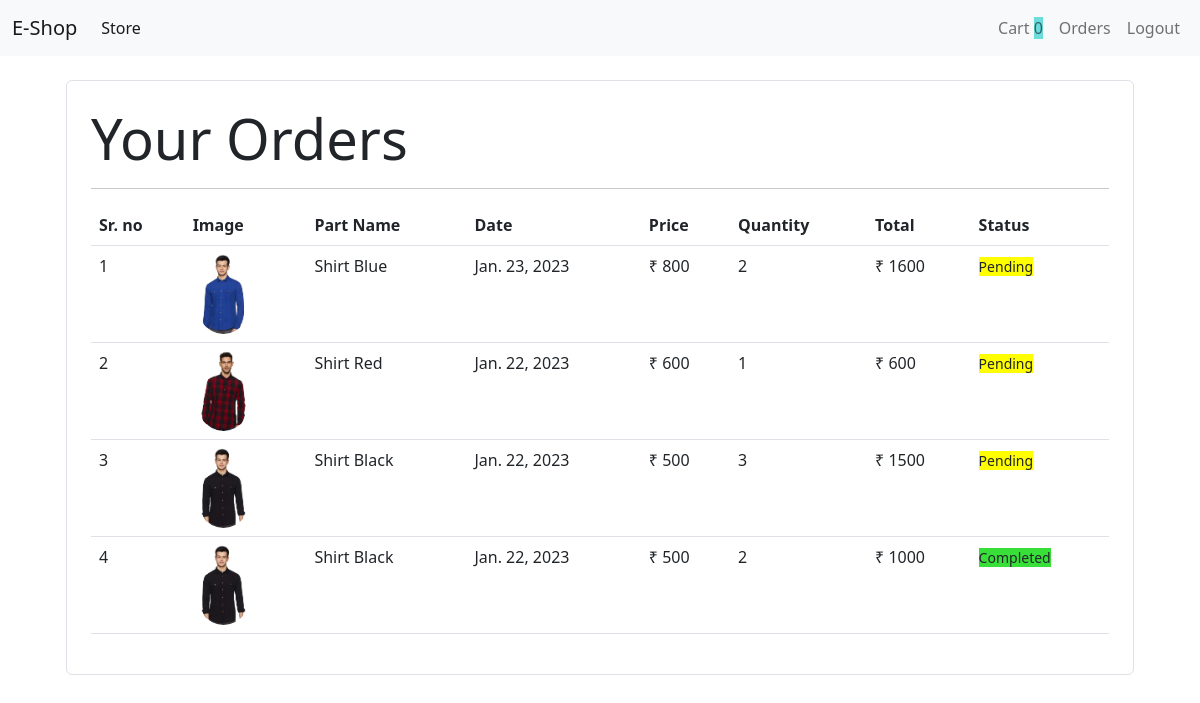
Page /orders (signed in) on the committed database.
### Store/models/orders.py (models this page shows, shortened)
class Order(models.Model):
 product=models.ForeignKey(Product, on_delete=models.CASCADE)
 customer=models.ForeignKey(Customer, on_delete=models.CASCADE)
 quantity=models.IntegerField(default=1)
 price=models.IntegerField()
 address=models.CharField(max_length=50, default='', blank=True)
 phone=models.CharField(max_length=50, default='', blank=True)
 date=models.DateField(default=datetime.datetime.today)
 status=models.BooleanField(default=False)
 @staticmethod
 def get_orders_by_customer(customer_id):
   return Order.objects.filter(customer=customer_id).order_by("-date")

### Store/models/product.py (models this page shows, shortened)
class Product(models.Model):
    name=models.CharField(max_length=50)
    price=models.IntegerField(default=0)
    category=models.ForeignKey(Category, on_delete=models.CASCADE, default=1)
    description=models.CharField(max_length=200 , default='', null=True, blank=True)
    image=models.ImageField(upload_to='uploads/products/')

### Store/middleware/auth.py (the view)
    def middleware(request):
       returnUrl=request.META['PATH_INFO']
       print(request.META['PATH_INFO'])
       if not request.session.get('customer'):
         return redirect(f'login?return_url={returnUrl}')
       response = get_response(request)
       return response

### Store/templatetags/custom_filter.py (called while the page is built)
@register.filter(name="currency")
def currency(number):
   return "₹ "+str(number)

@register.filter(name="multiply")
def multiply(number1, number2):
   return number1*number2

### Store/views/orders.py (called while the page is built)
    def get(self, request):
     customer=request.session.get('customer')
     orders=Order.get_orders_by_customer(customer)
     print(orders)
     return render(request, "orders.html", {"orders": orders})

### Store/templates/orders.html
{% extends 'base.html' %}
{% block content %}
{% load cart %}
{% load custom_filter %}
<div class="container">
<div class="border rounded p-4 m-4">
    <p class="display-4 pl-4 ml-4">Your Orders</p>
    <hr>
    <table class="table">
        <thead>
            <tr>
                <th>Sr. no</th>
                <th>Image</th>
                <th>Part Name</th>
                <th>Date</th>
                <th>Price</th>
                <th>Quantity</th>
                <th>Total</th>
                <th>Status</th>
            </tr>
        </thead>
        <tbody>
            {% for order in orders %}
            <tr>
                <td>{{forloop.counter}}</td>
                <td><img style="height:80px;" class="rounded-circle" src="{{order.product.image.url}}" alt=""></td>
                <td>{{order.product.name}}</td>
                <td>{{order.date}}</td>
                <td>{{order.price|currency}}</td>
                <td>{{order.quantity}}</td>
                <td>{{order.quantity|multiply:order.price|currency}}</td>
                {% if order.status %}
                <td><small style="background-color: rgb(57, 223, 57);">Completed</small></td>
                {% else %}
                <td><small style="background-color: yellow;">Pending</small></td>
                {% endif %}
            </tr>
           {% endfor %}
        </tbody>
    </table>
</div>
</div>
{% endblock %}

### rows in the picture
Order: product.image (picture), product.name "Shirt Blue", date "Jan. 23, 2023", price "₹ 800", quantity "2", quantity|multiply "₹ 1600", status "Pending"
Order: product.image (picture), product.name "Shirt Red", date "Jan. 22, 2023", price "₹ 600", quantity "1", quantity|multiply "₹ 600", status "Pending"
Order: product.image (picture), product.name "Shirt Black", date "Jan. 22, 2023", price "₹ 500", quantity "3", quantity|multiply "₹ 1500", status "Pending"
Order: product.image (picture), product.name "Shirt Black", date "Jan. 22, 2023", price "₹ 500", quantity "2", quantity|multiply "₹ 1000", status "Completed"

### other values in the picture
{{ request.session.cart.keys|length }} "0"
